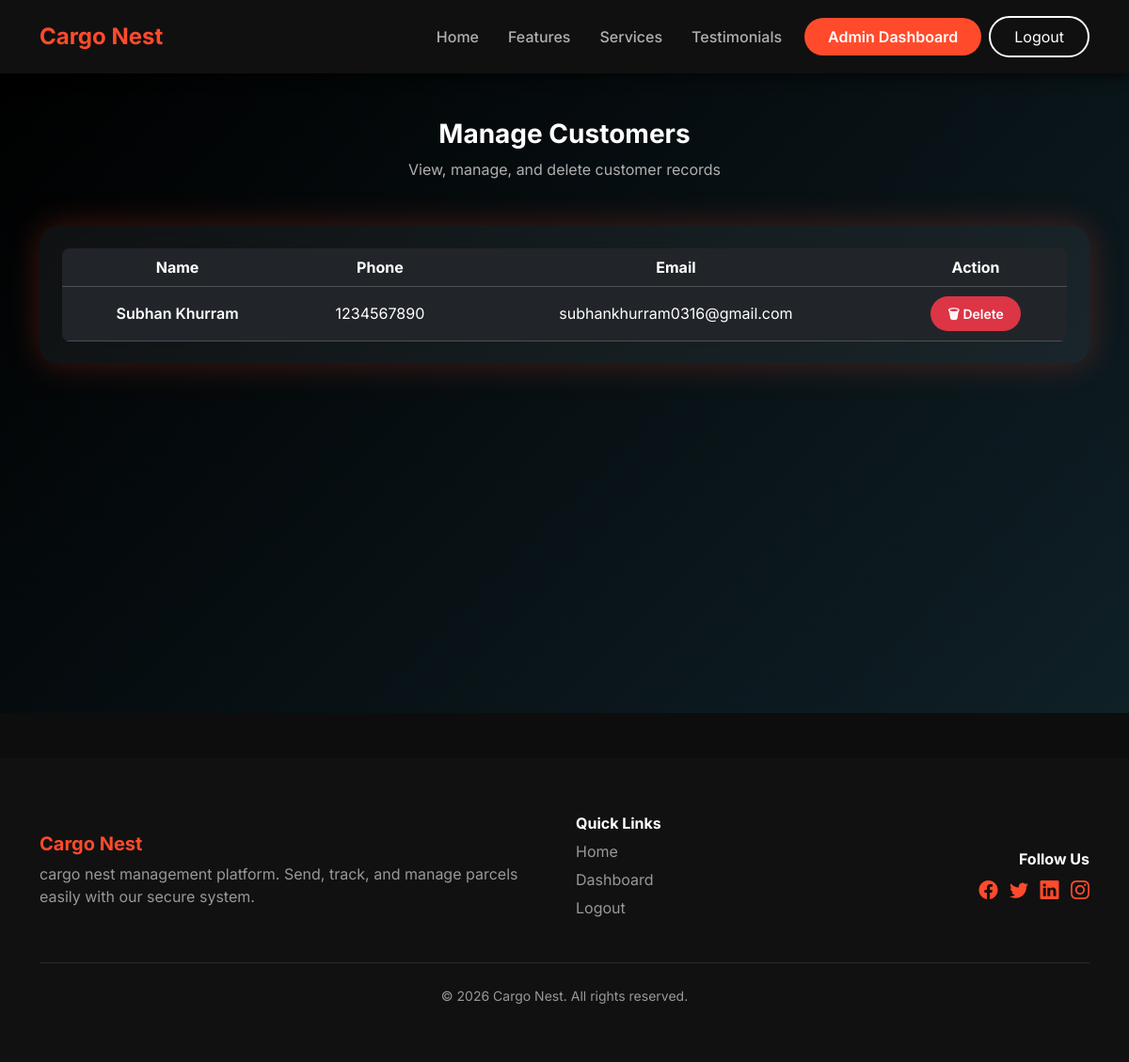
Before: /admin/manage_customer.php (signed in) with the older database file.
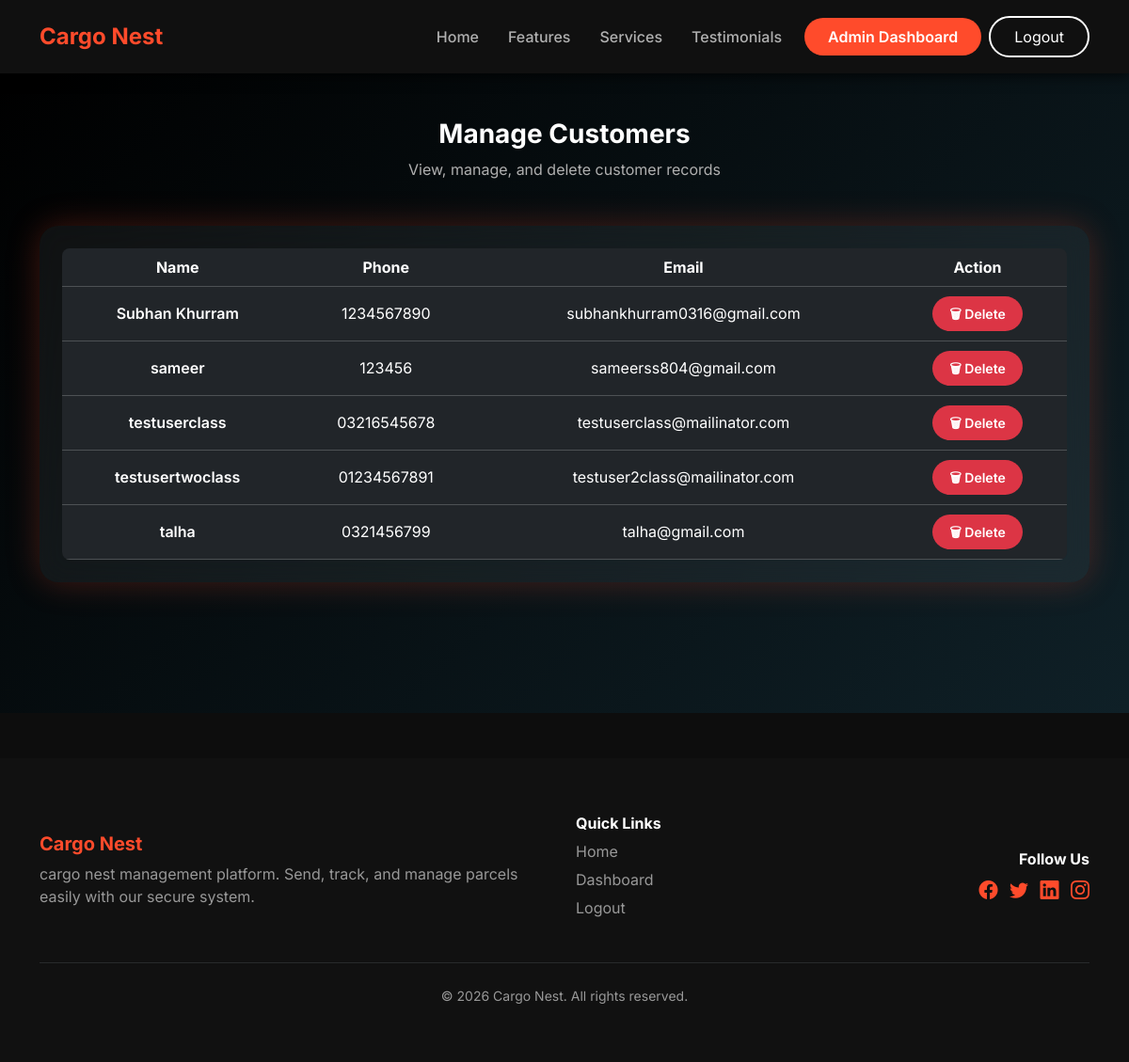
After: the same page with the newer database file.
### tables this page shows
CREATE TABLE `customers` (
  `customer_id` int(11) NOT NULL,
  `name` varchar(100) DEFAULT NULL,
  `phone` varchar(15) DEFAULT NULL,
  `email` varchar(100) DEFAULT NULL,
  `address` text DEFAULT NULL,
  `created_at` timestamp NOT NULL DEFAULT current_timestamp()
);

### admin/manage_customer.php (the view, shortened to what this page needs)
<?php
include "../config/db.php";
include "../includes/header.php";
?>
<section class="auth-section py-5" style="min-height:85vh;">
<div class="container">
    <div class="text-center mb-5">
        <h3 class="fw-bold text-white">Manage Customers</h3>
        <p class="text-gray mb-0">View, manage, and delete customer records</p>
    </div>
    <div class="glass p-4">
        <div class="table-responsive">
            <table class="table table-dark table-hover align-middle mb-0 rounded-3 overflow-hidden">
                <thead>
                    <tr class="text-center text-accent">
                        <th>Name</th>
                        <th>Phone</th>
                        <th>Email</th>
                        <th>Action</th>
                    </tr>
                </thead>
                <tbody>
                <?php
                $res = mysqli_query($conn,"SELECT * FROM customers");
                while ($row = mysqli_fetch_assoc($res)) {
                ?>
                    <tr class="text-center">
                        <td class="fw-semibold text-white">
                            <?= $row['name'] ?>
                        </td>
                        <td><?= $row['phone'] ?></td>
                        <td><?= $row['email'] ?></td>
                        <td>
                            <a class="neo-btn danger small"
                               href="../actions/customer_action.php?delete=<?= $row['customer_id'] ?>"
                               onclick="return confirm('Delete customer?')">
                                🗑 Delete
                            </a>
                        </td>
                    </tr>
                <?php } ?>
                </tbody>
            </table>
        </div>
    </div>
</div>
</section>
<?php include "../includes/footer.php"; ?>

Changed rows visible on the page:
added customers: name "sameer", phone "123456", email "sameerss804@gmail.com"
added customers: name "testuserclass", phone "03216545678", email "testuserclass@mailinator.com"
added customers: name "testusertwoclass", phone "01234567891", email "testuser2class@mailinator.com"
added customers: name "talha", phone "0321456799", email "talha@gmail.com"
